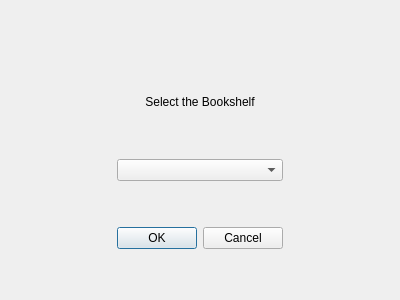
<?xml version="1.0" encoding="UTF-8"?>
<ui version="4.0">
 <class>BookshelfList_View</class>
 <widget class="QDialog" name="BookshelfList_View">
  <property name="geometry">
   <rect>
    <x>0</x>
    <y>0</y>
    <width>400</width>
    <height>300</height>
   </rect>
  </property>
  <property name="minimumSize">
   <size>
    <width>400</width>
    <height>300</height>
   </size>
  </property>
  <property name="maximumSize">
   <size>
    <width>400</width>
    <height>300</height>
   </size>
  </property>
  <property name="windowTitle">
   <string>Dialog</string>
  </property>
  <layout class="QVBoxLayout" name="verticalLayout_2">
   <item>
    <layout class="QHBoxLayout" name="horizontalLayout">
     <item>
      <spacer name="horizontalSpacer_2">
       <property name="orientation">
        <enum>Qt::Horizontal</enum>
       </property>
       <property name="sizeHint" stdset="0">
        <size>
         <width>40</width>
         <height>20</height>
        </size>
       </property>
      </spacer>
     </item>
     <item>
      <layout class="QVBoxLayout" name="verticalLayout">
       <item>
        <spacer name="verticalSpacer_3">
         <property name="orientation">
          <enum>Qt::Vertical</enum>
         </property>
         <property name="sizeType">
          <enum>QSizePolicy::Fixed</enum>
         </property>
         <property name="sizeHint" stdset="0">
          <size>
           <width>20</width>
           <height>40</height>
          </size>
         </property>
        </spacer>
       </item>
       <item>
        <widget class="QLabel" name="label">
         <property name="text">
          <string>Select the Bookshelf</string>
         </property>
         <property name="alignment">
          <set>Qt::AlignCenter</set>
         </property>
        </widget>
       </item>
       <item>
        <widget class="QComboBox" name="comboBox"/>
       </item>
       <item>
        <spacer name="verticalSpacer_2">
         <property name="orientation">
          <enum>Qt::Vertical</enum>
         </property>
         <property name="sizeType">
          <enum>QSizePolicy::Fixed</enum>
         </property>
         <property name="sizeHint" stdset="0">
          <size>
           <width>20</width>
           <height>40</height>
          </size>
         </property>
        </spacer>
       </item>
       <item>
        <widget class="QDialogButtonBox" name="buttonBox">
         <property name="orientation">
          <enum>Qt::Horizontal</enum>
         </property>
         <property name="standardButtons">
          <set>QDialogButtonBox::Cancel|QDialogButtonBox::Ok</set>
         </property>
        </widget>
       </item>
       <item>
        <spacer name="verticalSpacer">
         <property name="orientation">
          <enum>Qt::Vertical</enum>
         </property>
         <property name="sizeType">
          <enum>QSizePolicy::Fixed</enum>
         </property>
         <property name="sizeHint" stdset="0">
          <size>
           <width>20</width>
           <height>40</height>
          </size>
         </property>
        </spacer>
       </item>
      </layout>
     </item>
     <item>
      <spacer name="horizontalSpacer_3">
       <property name="orientation">
        <enum>Qt::Horizontal</enum>
       </property>
       <property name="sizeHint" stdset="0">
        <size>
         <width>40</width>
         <height>20</height>
        </size>
       </property>
      </spacer>
     </item>
    </layout>
   </item>
  </layout>
 </widget>
 <resources/>
 <connections>
  <connection>
   <sender>buttonBox</sender>
   <signal>accepted()</signal>
   <receiver>BookshelfList_View</receiver>
   <slot>accept()</slot>
   <hints>
    <hint type="sourcelabel">
     <x>281</x>
     <y>246</y>
    </hint>
    <hint type="destinationlabel">
     <x>157</x>
     <y>274</y>
    </hint>
   </hints>
  </connection>
  <connection>
   <sender>buttonBox</sender>
   <signal>rejected()</signal>
   <receiver>BookshelfList_View</receiver>
   <slot>reject()</slot>
   <hints>
    <hint type="sourcelabel">
     <x>281</x>
     <y>247</y>
    </hint>
    <hint type="destinationlabel">
     <x>286</x>
     <y>274</y>
    </hint>
   </hints>
  </connection>
 </connections>
</ui>
